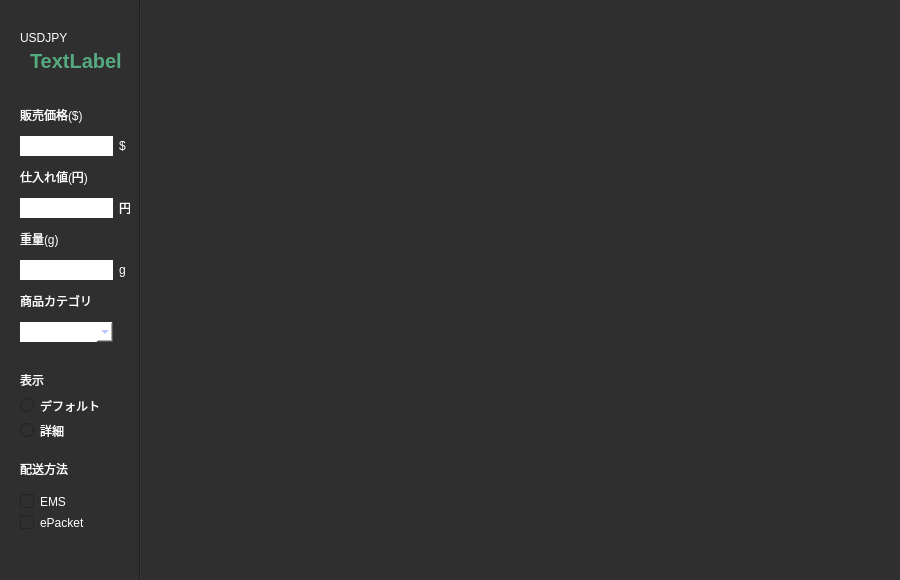
<?xml version="1.0" encoding="UTF-8"?>
<ui version="4.0">
 <class>MainWindow</class>
 <widget class="QMainWindow" name="MainWindow">
  <property name="geometry">
   <rect>
    <x>0</x>
    <y>0</y>
    <width>900</width>
    <height>580</height>
   </rect>
  </property>
  <property name="sizePolicy">
   <sizepolicy hsizetype="Preferred" vsizetype="Expanding">
    <horstretch>0</horstretch>
    <verstretch>0</verstretch>
   </sizepolicy>
  </property>
  <property name="minimumSize">
   <size>
    <width>900</width>
    <height>580</height>
   </size>
  </property>
  <property name="baseSize">
   <size>
    <width>900</width>
    <height>600</height>
   </size>
  </property>
  <property name="windowTitle">
   <string>MainWindow</string>
  </property>
  <property name="styleSheet">
   <string notr="true">background-color: rgb(47, 47, 47);</string>
  </property>
  <widget class="QWidget" name="centralwidget">
   <widget class="QWidget" name="widget" native="true">
    <property name="geometry">
     <rect>
      <x>10</x>
      <y>20</y>
      <width>121</width>
      <height>571</height>
     </rect>
    </property>
    <property name="sizePolicy">
     <sizepolicy hsizetype="Fixed" vsizetype="Fixed">
      <horstretch>0</horstretch>
      <verstretch>0</verstretch>
     </sizepolicy>
    </property>
    <widget class="QGroupBox" name="groupBox">
     <property name="geometry">
      <rect>
       <x>0</x>
       <y>-10</y>
       <width>121</width>
       <height>531</height>
      </rect>
     </property>
     <property name="styleSheet">
      <string notr="true">border: none;</string>
     </property>
     <property name="title">
      <string/>
     </property>
     <widget class="QWidget" name="verticalLayoutWidget">
      <property name="geometry">
       <rect>
        <x>10</x>
        <y>360</y>
        <width>101</width>
        <height>70</height>
       </rect>
      </property>
      <layout class="QVBoxLayout" name="verticalLayout">
       <item>
        <widget class="QLabel" name="label_9">
         <property name="styleSheet">
          <string notr="true">color: rgb(255, 255, 255);</string>
         </property>
         <property name="text">
          <string>表示</string>
         </property>
        </widget>
       </item>
       <item>
        <widget class="QRadioButton" name="radioButton">
         <property name="styleSheet">
          <string notr="true">color: rgb(255, 255, 255);</string>
         </property>
         <property name="text">
          <string>デフォルト</string>
         </property>
        </widget>
       </item>
       <item>
        <widget class="QRadioButton" name="radioButton_2">
         <property name="styleSheet">
          <string notr="true">color: rgb(255, 255, 255);</string>
         </property>
         <property name="text">
          <string>詳細</string>
         </property>
        </widget>
       </item>
      </layout>
     </widget>
     <widget class="QWidget" name="verticalLayoutWidget_2">
      <property name="geometry">
       <rect>
        <x>10</x>
        <y>440</y>
        <width>101</width>
        <height>80</height>
       </rect>
      </property>
      <layout class="QVBoxLayout" name="verticalLayout_2">
       <item>
        <widget class="QLabel" name="label_5">
         <property name="styleSheet">
          <string notr="true">color: rgb(255, 255, 255);</string>
         </property>
         <property name="text">
          <string>配送方法</string>
         </property>
        </widget>
       </item>
       <item>
        <widget class="QCheckBox" name="checkBox_2">
         <property name="styleSheet">
          <string notr="true">color: rgb(255, 255, 255);</string>
         </property>
         <property name="text">
          <string>EMS</string>
         </property>
        </widget>
       </item>
       <item>
        <widget class="QCheckBox" name="checkBox">
         <property name="styleSheet">
          <string notr="true">color: rgb(255, 255, 255);</string>
         </property>
         <property name="text">
          <string>ePacket</string>
         </property>
        </widget>
       </item>
      </layout>
     </widget>
     <widget class="QWidget" name="gridLayoutWidget">
      <property name="geometry">
       <rect>
        <x>10</x>
        <y>90</y>
        <width>111</width>
        <height>251</height>
       </rect>
      </property>
      <layout class="QGridLayout" name="gridLayout">
       <item row="5" column="0">
        <widget class="QLineEdit" name="lineEdit_2">
         <property name="sizePolicy">
          <sizepolicy hsizetype="Fixed" vsizetype="Fixed">
           <horstretch>0</horstretch>
           <verstretch>0</verstretch>
          </sizepolicy>
         </property>
         <property name="styleSheet">
          <string notr="true">background-color: rgb(255, 255, 255);
height: 20px;</string>
         </property>
        </widget>
       </item>
       <item row="1" column="1">
        <widget class="QLabel" name="label_6">
         <property name="sizePolicy">
          <sizepolicy hsizetype="Fixed" vsizetype="Fixed">
           <horstretch>0</horstretch>
           <verstretch>0</verstretch>
          </sizepolicy>
         </property>
         <property name="styleSheet">
          <string notr="true">color: rgb(255, 255, 255);</string>
         </property>
         <property name="text">
          <string>$</string>
         </property>
        </widget>
       </item>
       <item row="5" column="1">
        <widget class="QLabel" name="label_8">
         <property name="sizePolicy">
          <sizepolicy hsizetype="Fixed" vsizetype="Fixed">
           <horstretch>0</horstretch>
           <verstretch>0</verstretch>
          </sizepolicy>
         </property>
         <property name="styleSheet">
          <string notr="true">color: rgb(255, 255, 255);</string>
         </property>
         <property name="text">
          <string>g</string>
         </property>
        </widget>
       </item>
       <item row="2" column="0">
        <widget class="QLabel" name="label_2">
         <property name="sizePolicy">
          <sizepolicy hsizetype="Fixed" vsizetype="Fixed">
           <horstretch>0</horstretch>
           <verstretch>0</verstretch>
          </sizepolicy>
         </property>
         <property name="styleSheet">
          <string notr="true">color: rgb(255, 255, 255);</string>
         </property>
         <property name="text">
          <string>仕入れ値(円)</string>
         </property>
        </widget>
       </item>
       <item row="1" column="0">
        <widget class="QLineEdit" name="lineEdit">
         <property name="sizePolicy">
          <sizepolicy hsizetype="Fixed" vsizetype="Fixed">
           <horstretch>0</horstretch>
           <verstretch>0</verstretch>
          </sizepolicy>
         </property>
         <property name="cursor">
          <cursorShape>ArrowCursor</cursorShape>
         </property>
         <property name="styleSheet">
          <string notr="true">background-color: rgb(255, 255, 255);
height: 20px;</string>
         </property>
        </widget>
       </item>
       <item row="3" column="0">
        <widget class="QLineEdit" name="lineEdit_3">
         <property name="sizePolicy">
          <sizepolicy hsizetype="Fixed" vsizetype="Fixed">
           <horstretch>0</horstretch>
           <verstretch>0</verstretch>
          </sizepolicy>
         </property>
         <property name="styleSheet">
          <string notr="true">background-color: rgb(255, 255, 255);
height: 20px;</string>
         </property>
        </widget>
       </item>
       <item row="6" column="0">
        <widget class="QLabel" name="label_4">
         <property name="sizePolicy">
          <sizepolicy hsizetype="Fixed" vsizetype="Fixed">
           <horstretch>0</horstretch>
           <verstretch>0</verstretch>
          </sizepolicy>
         </property>
         <property name="styleSheet">
          <string notr="true">color: rgb(255, 255, 255);</string>
         </property>
         <property name="text">
          <string>商品カテゴリ</string>
         </property>
        </widget>
       </item>
       <item row="0" column="0">
        <widget class="QLabel" name="label">
         <property name="sizePolicy">
          <sizepolicy hsizetype="Fixed" vsizetype="Fixed">
           <horstretch>0</horstretch>
           <verstretch>0</verstretch>
          </sizepolicy>
         </property>
         <property name="styleSheet">
          <string notr="true">color: rgb(255, 255, 255);</string>
         </property>
         <property name="text">
          <string>販売価格($)</string>
         </property>
        </widget>
       </item>
       <item row="3" column="1">
        <widget class="QLabel" name="label_7">
         <property name="sizePolicy">
          <sizepolicy hsizetype="Fixed" vsizetype="Fixed">
           <horstretch>0</horstretch>
           <verstretch>0</verstretch>
          </sizepolicy>
         </property>
         <property name="styleSheet">
          <string notr="true">color: rgb(255, 255, 255);</string>
         </property>
         <property name="text">
          <string>円</string>
         </property>
        </widget>
       </item>
       <item row="4" column="0">
        <widget class="QLabel" name="label_3">
         <property name="sizePolicy">
          <sizepolicy hsizetype="Fixed" vsizetype="Fixed">
           <horstretch>0</horstretch>
           <verstretch>0</verstretch>
          </sizepolicy>
         </property>
         <property name="styleSheet">
          <string notr="true">color: rgb(255, 255, 255);</string>
         </property>
         <property name="text">
          <string>重量(g)</string>
         </property>
        </widget>
       </item>
       <item row="7" column="0">
        <widget class="QComboBox" name="comboBox">
         <property name="sizePolicy">
          <sizepolicy hsizetype="Fixed" vsizetype="Fixed">
           <horstretch>0</horstretch>
           <verstretch>0</verstretch>
          </sizepolicy>
         </property>
         <property name="styleSheet">
          <string notr="true">color: rgb(147, 163, 255);
background-color: rgb(255, 255, 255);
height: 20px;</string>
         </property>
         <item>
          <property name="text">
           <string/>
          </property>
         </item>
         <item>
          <property name="text">
           <string>本と雑誌</string>
          </property>
         </item>
         <item>
          <property name="text">
           <string>&quot;映画&amp;テレビ</string>
          </property>
         </item>
         <item>
          <property name="text">
           <string>音楽</string>
          </property>
         </item>
         <item>
          <property name="text">
           <string>地金</string>
          </property>
         </item>
         <item>
          <property name="text">
           <string>レディースバッグ&amp;ハンドバッグ</string>
          </property>
         </item>
         <item>
          <property name="text">
           <string>ジュエリー&amp;腕時計</string>
          </property>
         </item>
         <item>
          <property name="text">
           <string>腕時計、部品&amp;付属品</string>
          </property>
         </item>
         <item>
          <property name="text">
           <string>ギター&amp;ベース</string>
          </property>
         </item>
         <item>
          <property name="text">
           <string>スポーツシューズ</string>
          </property>
         </item>
         <item>
          <property name="text">
           <string>その他</string>
          </property>
         </item>
        </widget>
       </item>
      </layout>
      <zorder>lineEdit</zorder>
      <zorder>lineEdit_3</zorder>
      <zorder>lineEdit_2</zorder>
      <zorder>label_4</zorder>
      <zorder>comboBox</zorder>
      <zorder>label</zorder>
      <zorder>label_6</zorder>
      <zorder>label_7</zorder>
      <zorder>label_8</zorder>
      <zorder>label_2</zorder>
      <zorder>label_3</zorder>
     </widget>
     <widget class="QLabel" name="label_10">
      <property name="geometry">
       <rect>
        <x>10</x>
        <y>20</y>
        <width>51</width>
        <height>16</height>
       </rect>
      </property>
      <property name="styleSheet">
       <string notr="true">color: rgb(255, 255, 255);</string>
      </property>
      <property name="text">
       <string>USDJPY</string>
      </property>
     </widget>
     <widget class="QLabel" name="label_11">
      <property name="geometry">
       <rect>
        <x>20</x>
        <y>40</y>
        <width>91</width>
        <height>21</height>
       </rect>
      </property>
      <property name="styleSheet">
       <string notr="true">color: rgb(85, 170, 127);
font-weight: bold;
font-size: 20px;</string>
      </property>
      <property name="text">
       <string>TextLabel</string>
      </property>
     </widget>
     <widget class="QGraphicsView" name="graphicsView">
      <property name="geometry">
       <rect>
        <x>80</x>
        <y>0</y>
        <width>31</width>
        <height>31</height>
       </rect>
      </property>
     </widget>
    </widget>
   </widget>
   <widget class="Line" name="line">
    <property name="geometry">
     <rect>
      <x>130</x>
      <y>0</y>
      <width>20</width>
      <height>167772</height>
     </rect>
    </property>
    <property name="sizePolicy">
     <sizepolicy hsizetype="Fixed" vsizetype="Expanding">
      <horstretch>0</horstretch>
      <verstretch>0</verstretch>
     </sizepolicy>
    </property>
    <property name="minimumSize">
     <size>
      <width>0</width>
      <height>167772</height>
     </size>
    </property>
    <property name="orientation">
     <enum>Qt::Vertical</enum>
    </property>
   </widget>
   <widget class="QGroupBox" name="groupBox_2">
    <property name="geometry">
     <rect>
      <x>159</x>
      <y>29</y>
      <width>721</width>
      <height>531</height>
     </rect>
    </property>
    <property name="styleSheet">
     <string notr="true">border: none;
</string>
    </property>
    <property name="title">
     <string/>
    </property>
    <widget class="QWidget" name="verticalLayoutWidget_3">
     <property name="geometry">
      <rect>
       <x>9</x>
       <y>9</y>
       <width>701</width>
       <height>521</height>
      </rect>
     </property>
     <layout class="QVBoxLayout" name="verticalLayout_4">
      <item>
       <widget class="QTableWidget" name="tableWidget">
        <property name="enabled">
         <bool>true</bool>
        </property>
       </widget>
      </item>
      <item>
       <widget class="QTableView" name="tableView"/>
      </item>
     </layout>
    </widget>
   </widget>
  </widget>
 </widget>
 <resources/>
 <connections/>
</ui>
